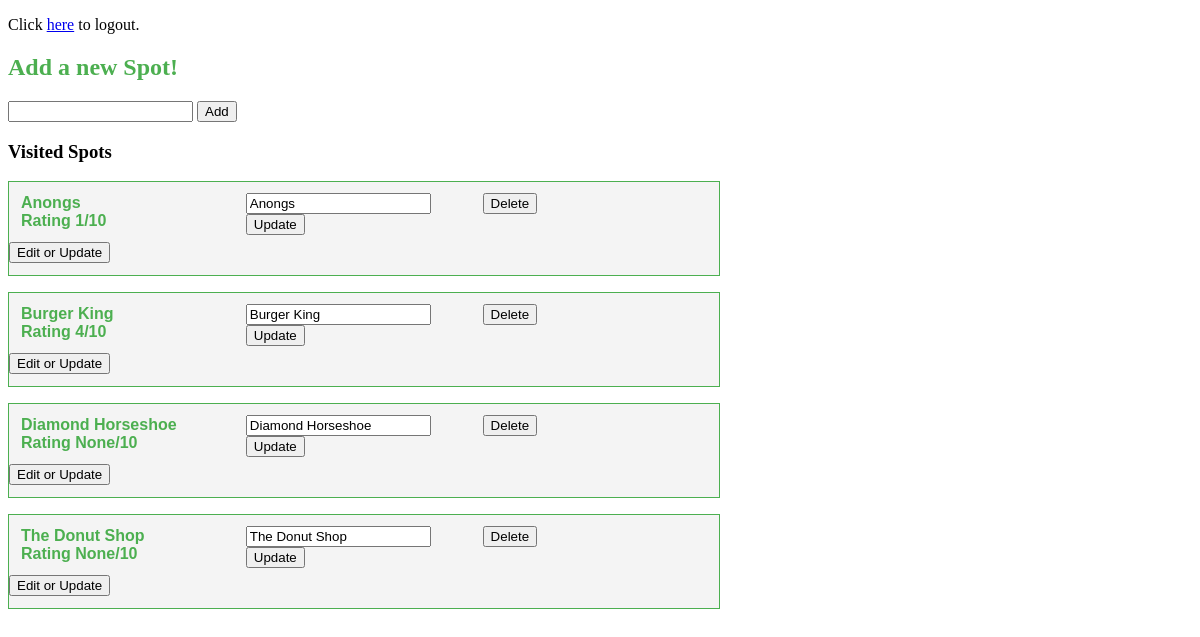
The page / (signed in) on the database as committed earlier.
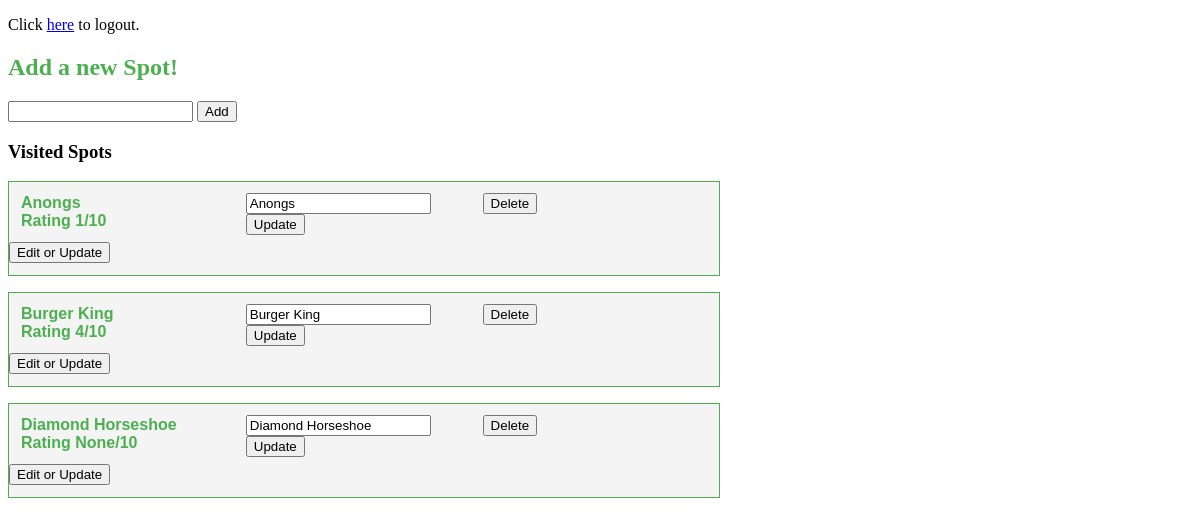
The same page on the database as committed later.
### spotmanager.py (models this page shows, shortened)
class Spot(db.Model):
    place = db.Column(db.String(80), unique=True, nullable=False, primary_key=True)
    address = db.Column(db.String(80))
    phone = db.Column(db.INT)
    visit = db.Column(db.String(8))
    queue = db.Column(db.String(8))
    rating = db.Column(db.INT)

### spotmanager.py (the view, shortened to what this page needs)
@app.route("/", methods=["GET", "POST"])
@login_required
def home():
    spots = None
    spots = Spot.query.all()
    return render_template("index.html", spots=spots)

### spotmanager.py (called while the page is built)
def login_required(f):
    @wraps(f)
    def wrap(*args, **kwargs):
        if 'logged_in' in session:
                return f(*args, **kwargs)
        else:
                flash('Please log in.')
                return redirect(url_for('login'))
    return wrap

### templates/index.html (shortened to what this page needs)
{% extends "base.html" %}
{% block content %}
<p>Click <a href = '/logout'>here</a> to logout.</p>
    <h2>Add a new Spot!</h2>
    <form method="POST" action="/">
      <input type="text" name="venue">
      <input type="submit" value="Add">
    </form>
  <h3>Visited Spots</h3>
  {% for spot in spots %}
    <p>
    <div class="card">
        <div class="col">
        <h2>{{spot.place}}<br>Rating {{spot.rating}}/10</h2>
        <form method="POST" action="./change">
          <input type="submit" value="Edit or Update">
        </div>
        <div class="col">
        <form method="POST" action="./update">
          <input type="text" value="{{spot.place}}" name="newname">
          <input type="submit" value="Update">
        </form>
      </div>
      <div class="col">
        <form method="POST" action="./delete">
          <input type="submit" value="Delete">
        </form>
      </div>
    </div>
  </p>
{% endfor %}
{% endblock %}

### templates/base.html (shortened to what this page needs)
<!DOCTYPE html>
<html>
  <head>
    <link rel="stylesheet" href="{{ url_for('static', filename='styles/style.css') }}">
  </head>
  <body>
      <div class ="container">
            {% block content %}{% endblock %}<p></p>
        </div>
    </body>
</html>

### static/styles/style.css (style rules this page uses)
form { display: inline; }
h2 { color: #4CAF50; }
.card { background-color: #f4f4f4; border: 1px solid #4CAF50; width: 60%; height: auto; position: relative; padding-bottom: 12px; display: table; }
.card h2 { color: #4CAF50; margin: 12px; }
.card h2, .card { font-family: Arial, sans-serif; font-size: 16px; }
.col { display: table-cell; width: 33.33%; }

Rows that differ between the two databases and show on the page:
removed Spot: place "The Donut Shop", rating "None", newname "The Donut Shop"
